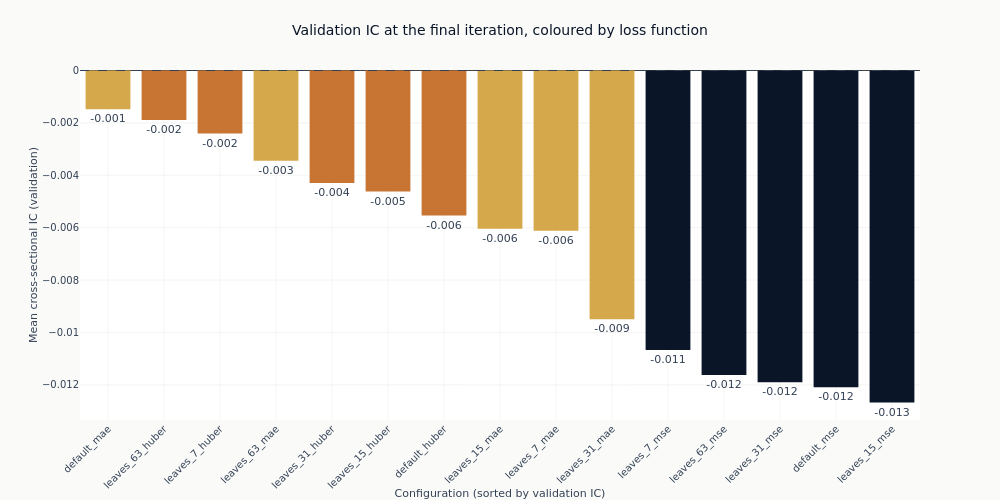

Notebook cell for this chart:
### Markdown cell above
### Whether the loss function is what separates them

The curves are coloured by objective because that is the axis with a mechanism behind it. If
heavy tails are steering the squared-error fits, the three colours should separate, and they
should separate more as trees are added, since each additional tree is fitted to the residuals
the previous ones left.

The chart below drops the checkpoint dimension by taking each configuration's final state, so
every configuration is compared at the same amount of training. That is the comparison that does
not require choosing anything after the fact.

### Code cell
final_iteration = int(catalog.get_column("checkpoint_value").max())
final = (
    catalog.filter(pl.col("checkpoint_value") == final_iteration)
    .filter("full_coverage")
    .with_columns(objective=pl.col("config_name").map_elements(objective_of, return_dtype=pl.Utf8))
    .sort("ic_mean", descending=True)
)

fig_obj = go.Figure(
    go.Bar(
        x=final.get_column("config_name").to_list(),
        y=final.get_column("ic_mean").to_list(),
        marker_color=[objectives[value] for value in final.get_column("objective")],
        text=[f"{value:+.3f}" for value in final.get_column("ic_mean")],
        textposition="outside",
        cliponaxis=False,
    )
)
fig_obj.add_hline(y=0, line_width=1, line_dash="dash", line_color=COLORS["neutral"])
fig_obj.update_layout(
    title="Validation IC at the final iteration, coloured by loss function",
    height=500,
    width=1000,
    showlegend=False,
    margin=dict(t=70),
)
fig_obj.update_xaxes(title_text="Configuration (sorted by validation IC)", tickangle=-45)
fig_obj.update_yaxes(title_text="Mean cross-sectional IC (validation)")
show_plotly_with_alt(
    fig_obj,
    "Bar chart of mean validation information coefficient for every full-coverage configuration "
    "at its final boosting iteration, sorted descending and coloured by loss function, against a "
    "dashed zero line. The bars divide by colour rather than by leaf count: every blue "
    "squared-error bar hangs below the line, and together they take the five rightmost places "
    "with nothing else among them. The copper Huber and amber absolute-error bars are "
    "interleaved to the left of that block, mostly above the line, with two copper and one "
    "amber bar just below it. Leaf count varies within each colour group without ordering it.",
)

### Figure 1 — Plotly figure (JSON) as saved in the notebook; plotly's stock layout.template omitted (floating-point values rounded to 4 significant figures)
{"data": [{"cliponaxis": false, "marker": {"color": ["#D4A84B", "#C87533", "#C87533", "#D4A84B", "#C87533", "#C87533", "#C87533", "#D4A84B", "#D4A84B", "#D4A84B", "#0a1628", "#0a1628", "#0a1628", "#0a1628", "#0a1628"]}, "text": ["-0.001", "-0.002", "-0.002", "-0.003", "-0.004", "-0.005", "-0.006", "-0.006", "-0.006", "-0.009", "-0.011", "-0.012", "-0.012", "-0.012", "-0.013"], "textposition": "outside", "type": "bar", "x": ["default_mae", "leaves_63_huber", "leaves_7_huber", "leaves_63_mae", "leaves_31_huber", "leaves_15_huber", "default_huber", "leaves_15_mae", "leaves_7_mae", "leaves_31_mae", "leaves_7_mse", "leaves_63_mse", "leaves_31_mse", "default_mse", "leaves_15_mse"], "y": [-0.001481, -0.001888, -0.002408, -0.003444, -0.004291, -0.004623, -0.005539, -0.006039, -0.006113, -0.009495, -0.01067, -0.01162, -0.0119, -0.01209, -0.01267]}], "layout": {"height": 500, "margin": {"t": 70}, "shapes": [{"line": {"color": "#334155", "dash": "dash", "width": 1}, "type": "line", "x0": 0, "x1": 1, "xref": "x domain", "y0": 0, "y1": 0, "yref": "y"}], "showlegend": false, "title": {"text": "Validation IC at the final iteration, coloured by loss function"}, "width": 1000, "xaxis": {"tickangle": -45, "title": {"text": "Configuration (sorted by validation IC)"}}, "yaxis": {"title": {"text": "Mean cross-sectional IC (validation)"}}}}
